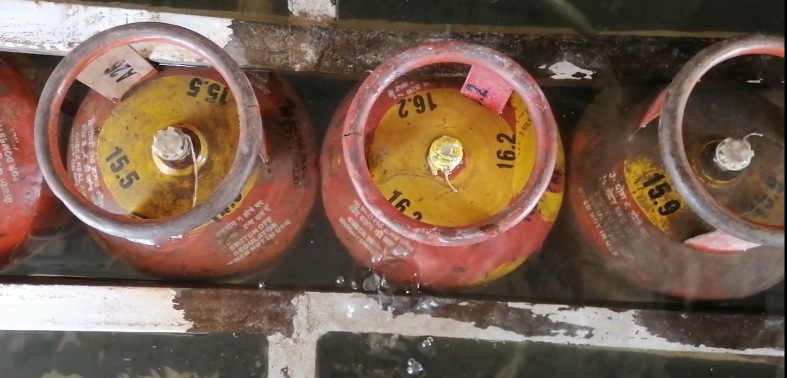
#> input picture Data/1.png, 1573 x 756 px, found by its file name (shown at 1/2 size)
$ jupyter execute observation.ipynb   (text cells are left out)
#> lines starting #> are read from the running program, lines starting #| are printed output that depends on the picture; after the words box and inside, x2 and y2 are one past the last pixel; in counts of white or black regions, pixels touching at a corner belong together; pictures that were not available may be replaced by others from this repository, and a replacement may not be noted
[cell 1]
import cv2
import matplotlib.pyplot as plt
import numpy as np

[cell 2]
def build_grid(img, grid_size = (100,100), line_color =(255, 0, 0) ):

    # Iterate over the rows and columns to draw the lines
    for i in range(0, img.shape[0], grid_size[0]):
        cv2.line(img, (0, i), (img.shape[1], i), line_color, 1)
    for j in range(0, img.shape[1], grid_size[1]):
        cv2.line(img, (j, 0), (j, img.shape[0]), line_color, 1)
    return img
def plot_images(img1, img2):
    img1 = build_grid(img1)
    img2 = build_grid(img2)
    f = plt.figure(figsize = (15,10))
    f.add_subplot(1,2, 1)
    plt.imshow(cv2.cvtColor(img1, cv2.COLOR_BGR2RGB))
    f.add_subplot(1,2, 2)

    plt.imshow(cv2.cvtColor(img2, cv2.COLOR_BGR2RGB))

    plt.show(block=True)

def mask(img, lower_threshold = 150, upper_threshold = 250):

    # Create the mask for bright pixels
    mask = cv2.inRange(img, lower_threshold, upper_threshold)
    # Apply the mask to the original image to show only bright pixels
    return cv2.bitwise_and(img, img, mask=mask)

def mask_color(img, lower_bound:list, upper_bound:list):
    lower_bound = np.array(lower_bound, dtype = "uint8")
#> lower_bound = [141, 141, 121]
    upper_bound = np.array(upper_bound, dtype = "uint8")
#> upper_bound = [150, 150, 220]
    mask = cv2.inRange(img, lower_bound, upper_bound)
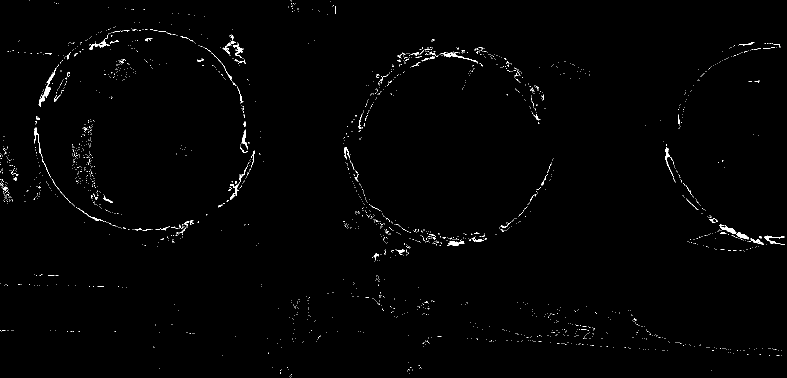
#> mask: shape (756, 1573) (shown at 1/2 size); 0.8% white in thin lines or dots
#> img is the input picture: shape (756, 1573, 3); mean B, G, R 80.1, 95.7, 121.1
    return cv2.bitwise_and(img, img, mask =  mask)
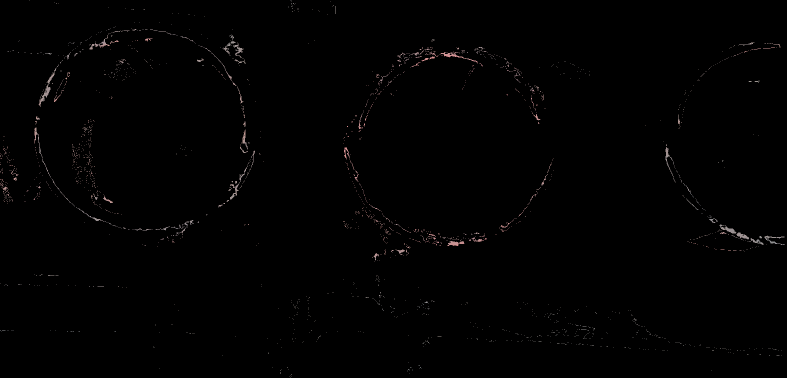
#> returned value: shape (756, 1573, 3) (shown at 1/2 size); mean of channels 0, 1, 2 1.2, 1.2, 1.4; drawn as B, G, R

[cell 3]
# m1 = mask_color(cv2.imread(r'Data\1.png'), [100,100,100], [200,200,200])
# m2 = mask(mask(cv2.cvtColor(cv2.imread(r'Data\1.png'),cv2.COLOR_BGR2GRAY), 100,140))

# cv2.imshow("frame", m1-m2 )

[cell 4]
img = mask_color(cv2.imread(r'Data\1.png'), [141,141,121], [150,150,220])
cv2.imshow("frame", img)
cv2.waitKey(0)
cv2.imwrite("121_200_bgr.jpeg", img)
#> Out = True

[cell 5]
# [23 lines of commented-out code are left out]

[cell 6]
# # img = cv2.medianBlur(img,5)
# img = cv2.cvtColor(img, cv2.COLOR_BGR2RGB)
# plt.imshow(img)
# image = img.copy()

[cell 7]
def merge_circles(circles):
    x = 0
    y = 0
    r = 0
    for circle in circles:
        x += circle[0]
        y += circle[1]
        r = max(r, circle[2])
    x /= len(circles)
    y /= len(circles)
    return (int(x), int(y), int(r))

[cell 8]
# # Convert the image to grayscale
# gray = cv2.cvtColor(img, cv2.COLOR_BGR2GRAY)

# # Apply Gaussian blur to reduce noise
# blurred = cv2.GaussianBlur(gray, (5, 5), 0)

# # Apply Canny edge detection
# edges = cv2.Canny(blurred, 200, 300)

# # Detect circular arcs using Hough Transform
# circles = cv2.HoughCircles(edges, cv2.HOUGH_GRADIENT, 1, 20, param1=50, param2=30, minRadius=0, maxRadius=0)

# # Check if any circles were detected
# if circles is not None:
#     # Convert the (x, y) coordinates and radius of the circles to integers
#     circles = np.round(circles[0, :]).astype("int")

#     # Loop over the circles
#     for (x, y, r) in circles:
#         # Draw the circle in the output image
#         cv2.circle(img, (x, y), r, (0, 255, 0), 2)

# # Display the output image
# cv2.imshow("Circular Arcs", img)
# cv2.waitKey(0)
# cv2.destroyAllWindows()

[cell 9]
# [53 lines of commented-out code are left out]

[cell 10]
import cv2
import numpy as np

def get_circles(image, lower_bound = [141,141,121], upper_bound=[150,150,220]):
    """Function Takes in an image both as an array or as a path, Masks it with Red color and returns the detected circles"""
#> called with image = '121_200_bgr.jpeg'
    if isinstance(image, str):
        image = cv2.imread(image)

    def mask_color(img, lower_bound:list, upper_bound:list):
        lower_bound = np.array(lower_bound, dtype = "uint8")
        upper_bound = np.array(upper_bound, dtype = "uint8")
        mask = cv2.inRange(img, lower_bound, upper_bound)
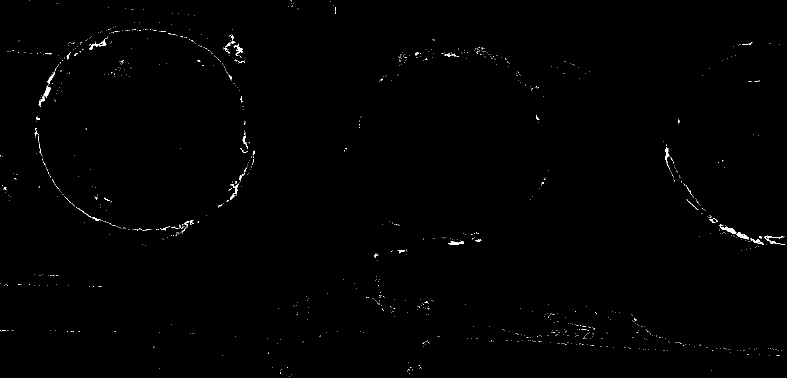
#> mask: shape (756, 1573) (shown at 1/2 size); 0.39% white in thin lines or dots
        return cv2.bitwise_and(img, img, mask =  mask)

    # Convert the image to grayscale
    img = mask_color(image, [121,121,121], [150,150,220])
    # cv2.imshow('masked_image', img)
    # cv2.waitKey(0)
    gray = cv2.cvtColor(img, cv2.COLOR_BGR2GRAY)
    # [8 lines of commented-out code are left out]
    edges = cv2.Canny(gray, 200, 300)
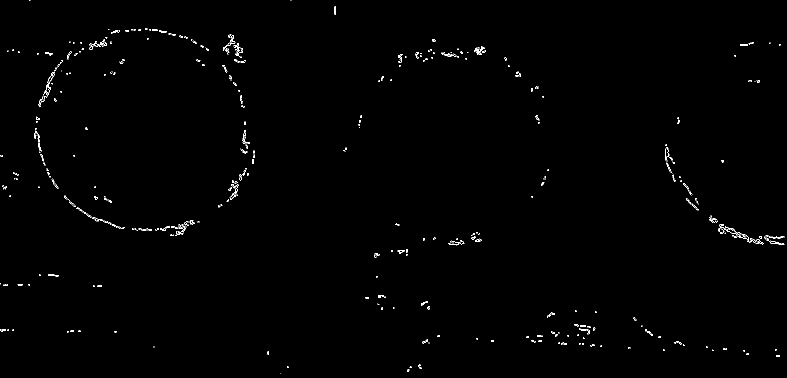
#> edges: shape (756, 1573) (shown at 1/2 size); 0.52% white in thin lines or dots
    # cv2.imshow('edges', edges)
    # cv2.waitKey(0)

    # Detect circular arcs using Hough Transform
    circles = cv2.HoughCircles(edges, cv2.HOUGH_GRADIENT, 1, 11, param1=30, param2=38, minRadius=140, maxRadius=400)
#> circles = None


    filtered_circles = []

    # Loop over the circles
    if circles is not None:
        # Convert the (x, y) coordinates and radius of the circles to integers
        # circle_dict = {}
        # for circle in circles:
        #     center = (circle[0], circle[1])
        #     radius = circle[2]

        #     # If the circle center and radius are already in the dictionary, increment their count
        #     if (center, radius) in circle_dict:
        #         circle_dict[(center, radius)] += 1
        #     else:
        #         circle_dict[(center, radius)] = 1
        # Select only the circles that occur frequently
        # circles = list(sorted(circle_dict.items(), key=lambda item: item[1], reverse=True))
        print('_______________Circles_____________')
        print(circles)

        circles = np.round( circles[0, :]).astype("int")
        for (x, y, r) in circles:
        # Initialize a flag to indicate whether the circle has been filtered
            filtered = False

            # Loop over the filtered circles
            for (fx, fy, fr) in filtered_circles:
                # Calculate the distance between the centers of the circles
                d = np.sqrt((x - fx)**2 + (y - fy)**2)

                # If the distance is smaller than the sum of their radii, remove the circle with the smaller radius
                if d < r + fr:
                    filtered = True
                    if r < fr:
                        break

            # If the circle was not filtered, add it to the list of filtered circles
            if not filtered:
                filtered_circles.append((x, y, r))

        # for (x, y, r) in circles:
        #     cv2.circle(image, (x, y), r, (0, 255, 0), 2)
        # Initialize a list to store the centers of the circles
        # centers = []

        # # Loop over the circles
        # for (x, y, r) in circles:
        #     centers.append([x, y])

        # # Convert the list of centers to a NumPy array
        # centers = np.array(centers, dtype=np.float32)

        # # Perform KMeans clustering on the centers of the circles
        # criteria = (cv2.TERM_CRITERIA_EPS + cv2.TERM_CRITERIA_MAX_ITER, 10, 1.0)
        # flags = cv2.KMEANS_RANDOM_CENTERS
        # compactness, labels, centers = cv2.kmeans(centers, K=2, bestLabels=None, criteria=criteria, attempts=10, flags=flags)

        # # Initialize a dictionary to store the clustered circles
        # clustered_circles = {}
        # # print(circles)
        # # print(circles.shape)
        # # print(labels)
        # # print(labels.shape)


        # # Loop over the labels and circles
        # for label, (x, y, r) in zip(labels, circles):
        #     # If the label is not in the dictionary, add it
        #     # print(label[0])
        #     if label[0] not in clustered_circles.keys():
        #         clustered_circles[label[0]] = []

        #     # Add the circle to the list for the corresponding label
        #     clustered_circles[label[0]].append((x, y, r))

        # print("________________Clusters__________")
        # print(clustered_circles)

        # Draw the clustered circles in the output image
        colors = [(0, 255, 255), (255, 0, 255),(255, 0, 0), (255, 255, 0), (0, 0, 255)]

        # final_circles = [merge_circles(clustered_circles[key]) for key in clustered_circles.keys()]

        # print("___________________Final________________")
        # print(final_circles)

        for id, circle in enumerate(filtered_circles):
            color = colors[id % len(colors)]
            x,y,r = circle
            cv2.circle(image, (x, y), r, color, 2)
        return image, filtered_circles
    else:
        print('No circles Detected')
        return image, None


# Display the output image
# cv2.imshow("Clustered Circles", image)
# cv2.waitKey(0)
# cv2.destroyAllWindows()

[cell 11]
circled_image, circles = get_circles('121_200_bgr.jpeg')

cv2.imshow('Final Image', circled_image)
cv2.waitKey(0)
print(circles)
#| None

[cell 12]
cam = cv2.VideoCapture(r'Data\plant.mp4')

while cam.isOpened():
    ret, frame = cam.read()
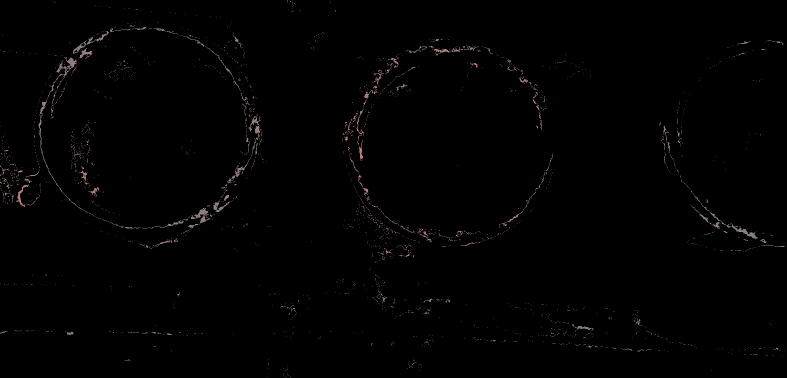
#> input picture 120_130.jpeg, 1573 x 756 px, given in place of plant.mp4, which was not available (shown at 1/2 size)
#> frame is the input picture: shape (756, 1573, 3); mean B, G, R 1.5, 1.5, 1.8
    if not ret or frame is None:
        break
    circled_image, circles = get_circles(frame)
#> in mask_color (call 2), `mask = cv2.inRange(img, lower_bound, upper_bound)`:
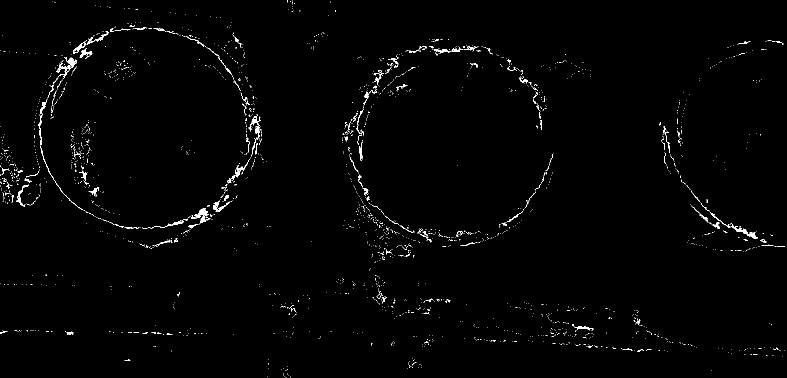
#> mask: shape (756, 1573) (shown at 1/2 size); 1.1% white in thin lines or dots
#> in get_circles (call 2), `edges = cv2.Canny(gray, 200, 300)`:
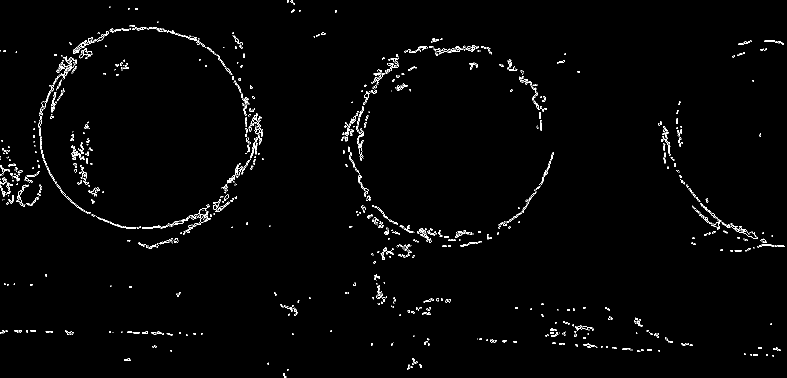
#> edges: shape (756, 1573) (shown at 1/2 size); 1.3% white in thin lines or dots
#> in get_circles (call 2), `circles = cv2.HoughCircles(edges, cv2.HOUGH_GRADIENT, 1, 11, param1=30..`: circles = [[289.5, 279.5, 224.9], [321.5, 278.5, 173.3], [321.5, 258.5, 187.1], [309.5, 297.5, 153.1], [248.5, 303.5, 195.6], [352.5, 302.5, 148.1]]
#| [[[289.5 279.5 224.9]
#|   [321.5 278.5 173.3]
#|   [321.5 258.5 187.1]
#|   [309.5 297.5 153.1]
#|   [248.5 303.5 195.6]
#|   [352.5 302.5 148.1]]]
#> in get_circles (call 2), `circles = np.round( circles[0, :]).astype("int")`: circles = [[290, 280, 225], [322, 278, 173], [322, 258, 187], [310, 298, 153], [248, 304, 196], [352, 302, 148]]
#> the loop in get_circles (call 2), `for (x, y, r) in circles:` made 6 passes
#> after the loop in get_circles (call 2), `for (x, y, r) in circles:`: filtered_circles = [(290, 280, 225)]
#> the loop in get_circles (call 2), `for id, circle in enumerate(filtered_circles):` made 1 pass
#> (id, color, x, y, r) on pass 1: (0, (0, 255, 255), 290, 280, 225)
#> after the loop in get_circles (call 2), `for id, circle in enumerate(filtered_circles):`:
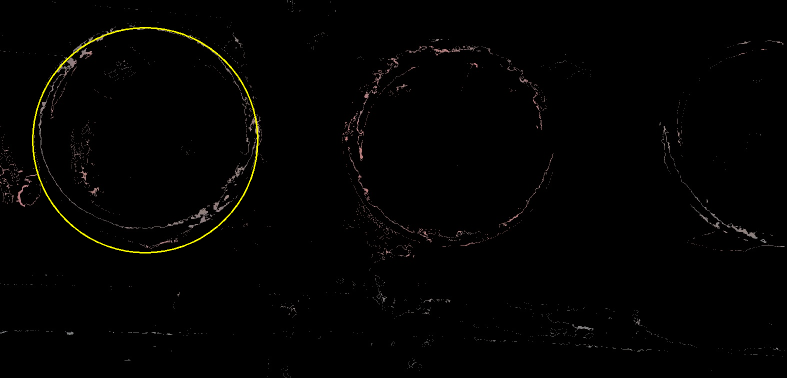
#> image: shape (756, 1573, 3) (shown at 1/2 size); 0.35% of pixels changed, all inside (x1, y1, x2, y2) = (64, 54, 517, 507)
#> circles = [(290, 280, 225)]
    cv2.imshow('Final Image', circled_image)
    print(circles)
#| [(290, 280, 225)]
    if cv2.waitKey(1) & 0xFF == ord('q'):
#> (key q is pressed here)
                break
cam.release()
cv2.destroyAllWindows()
